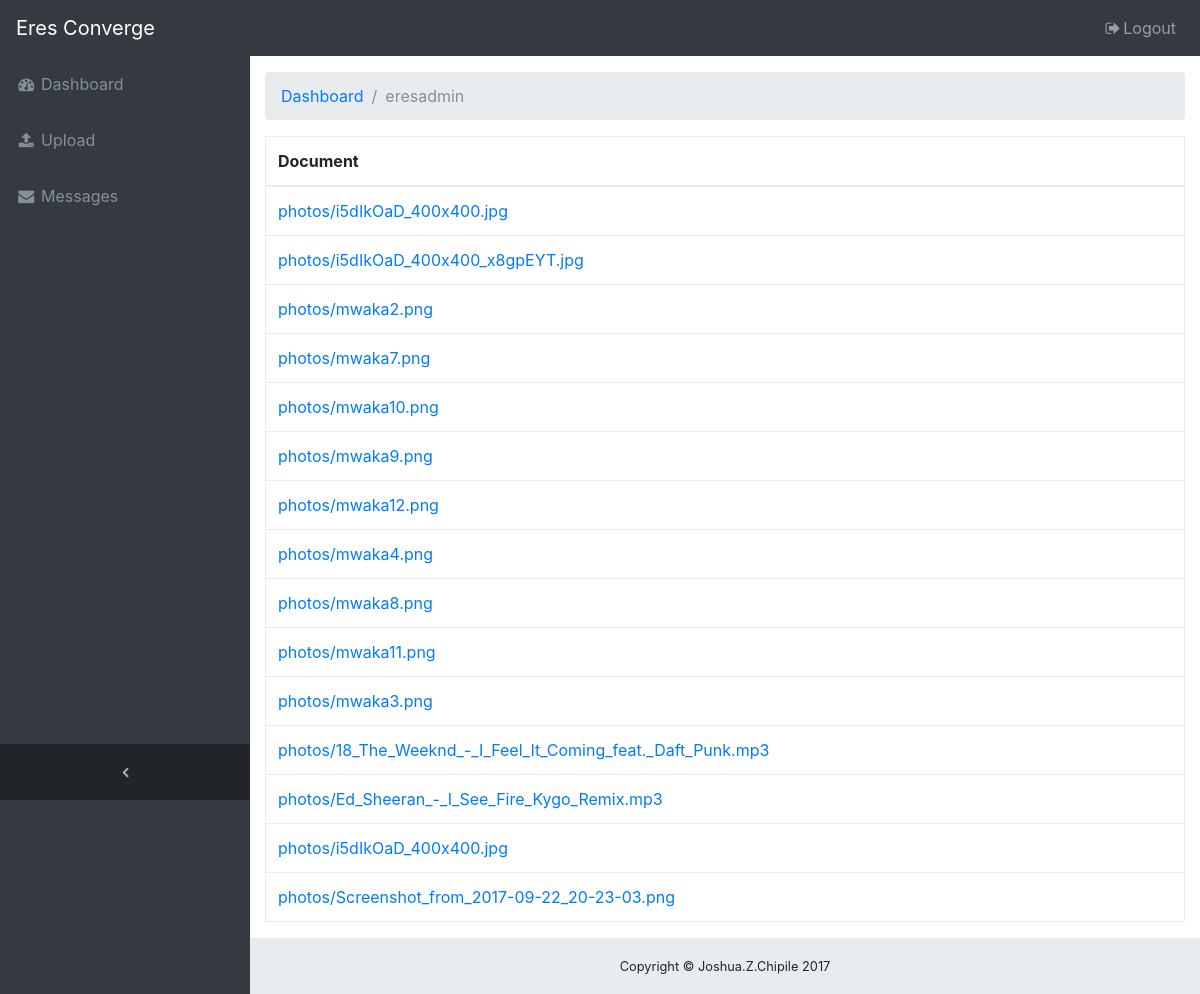
Before: /dashboard/ (signed in) with the older database file.
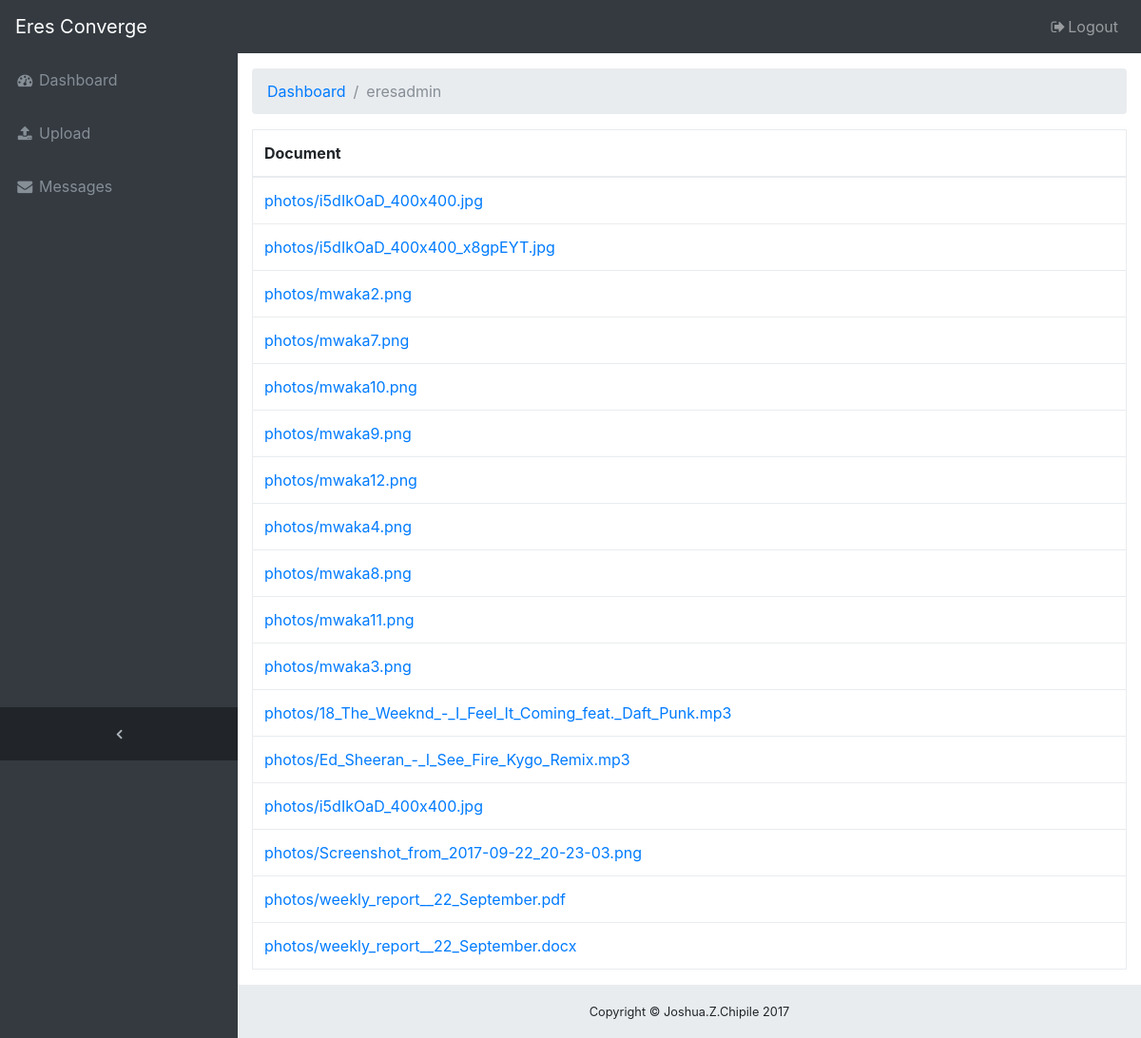
After: the same page with the newer database file.
### eresapp/models.py (models this page shows)
class Photo(models.Model):
    title = models.CharField(max_length=255, blank=True)
    file = models.FileField(upload_to='photos/')
    uploaded_at = models.DateTimeField(auto_now_add=True)

### eresapp/views.py (the view)
# urls.py: url(r'^dashboard/$', views.dashboard, name='dashboard'),
@login_required
def dashboard(request):
	document_list = Photo.objects.all()
        return render(request, 'site/dashboard.html', {'photos': document_list})

### eresapp/templates/site/dashboard.html
{% extends 'site/base3.html' %}
{% block content %}
      <ol class="breadcrumb">
        <li class="breadcrumb-item">
          <a href="#">Dashboard</a>
        </li>
        <li class="breadcrumb-item active">{{user.username}}</li>
      </ol>
      <table id="gallery" class="table table-bordered">
        <thead>
          <tr>
            <th>Document</th>
          </tr>
        </thead>
        <tbody>
          {% for photo in photos %}
            <tr>
              <td><a href="{{ photo.file.url }}">{{ photo.file.name }}</a></td>
            </tr>
          {% endfor %}
        </tbody>
      </table>
{% endblock  %}

Changed rows visible on the page:
added Photo: file.name "photos/weekly_report__22_September.pdf"
added Photo: file.name "photos/weekly_report__22_September.docx"
